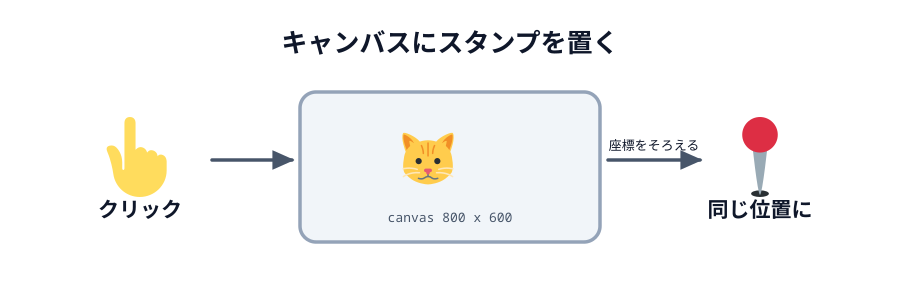

The Python source for this figure:
# 00-thumbnail.svg
# スキーマ: CONTACT（クリックした点にスタンプが乗る）

import sys
sys.path.insert(0, "/Users/seekseep/.claude/skills/genfig")
from genfig import Canvas, PALETTE

c = Canvas(900, 290)
c.text(450, 52, "キャンバスにスタンプを置く", scale="xl")

c.sticky(300, 92, 300, 150, color="gray")
c.emoji("1f431", 400, 130, 56)
c.text(450, 222, "canvas 800 x 600", scale="sm", font="technical")
c.node(140, 165, "クリック", emoji_cp="1f446", w=120, h=80)
c.connector(212, 160, 292, 160)
c.node(760, 165, "同じ位置に", emoji_cp="1f4cd", w=140, h=80)
c.connector(608, 160, 700, 160, label="座標をそろえる", label_scale="sm")

c.save("00-thumbnail.svg")
